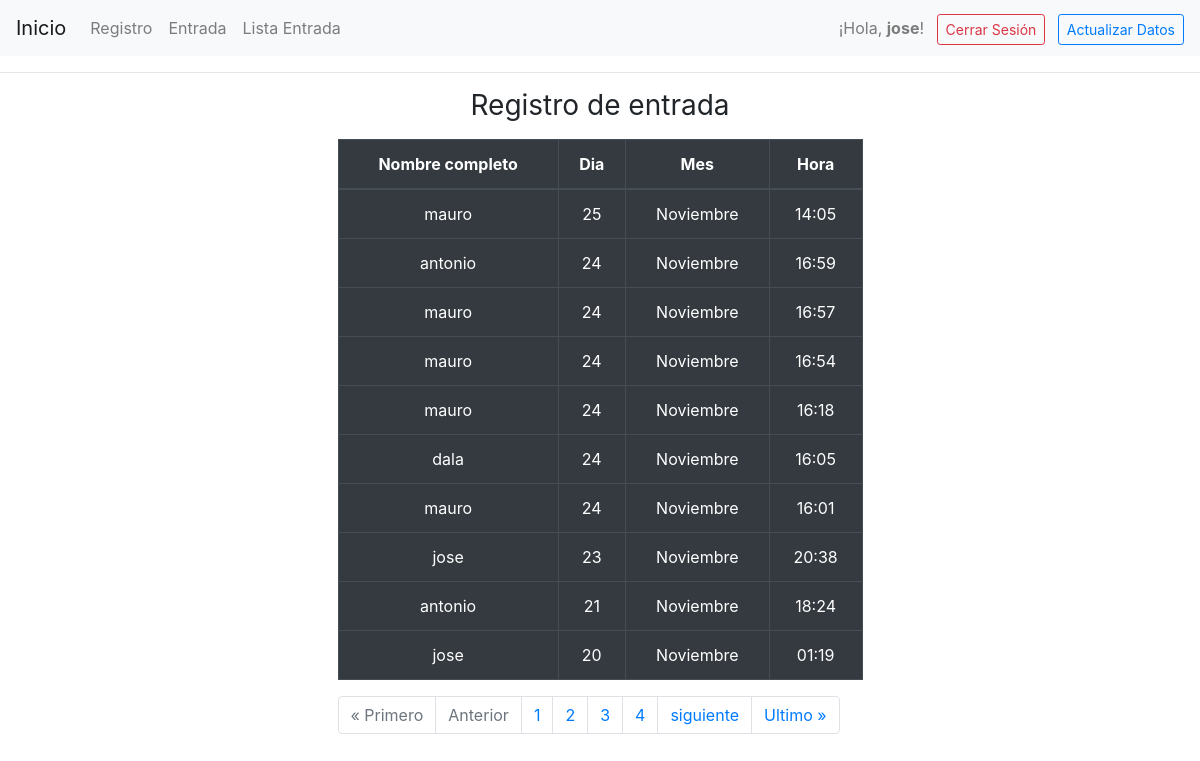
Before: /verificacion/ (signed in) with the older database file.
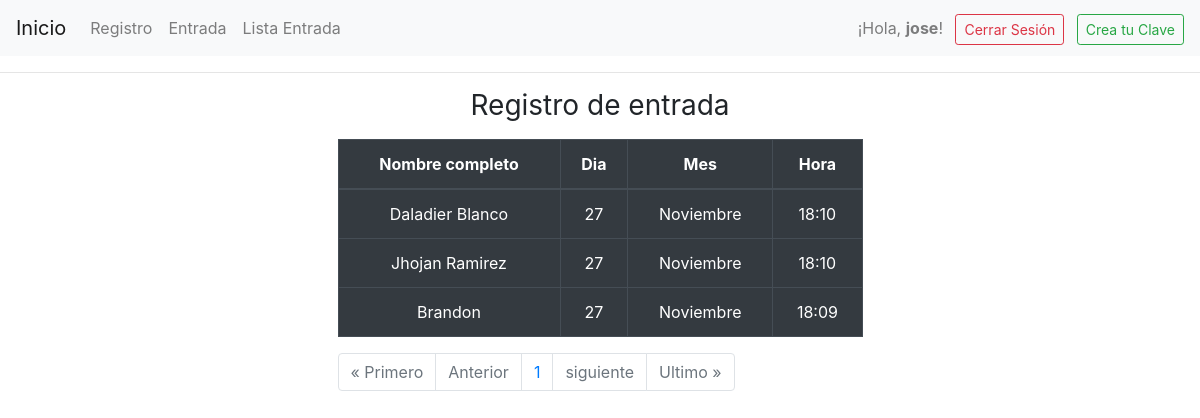
After: the same page with the newer database file.
### login/models.py (models this page shows, shortened)
class RegistroAcceso(models.Model):
    verificacion = models.ForeignKey(Verificacion, on_delete=models.SET_NULL, null=True)
    fecha_hora = models.DateTimeField(auto_now_add=True)

class Verificacion(models.Model):
    usuario = models.OneToOneField(User, on_delete=models.CASCADE)
    nombre_completo = models.CharField(max_length=100)
    email = models.EmailField(max_length=100)
    telefono = models.CharField(max_length=10) # por que un numero tiene solo 10 digitos
    programa_academico = models.CharField(max_length=255)
    contrasena = models.CharField(max_length=6, unique=True, validators=[MinLengthValidator(6)])
    rfid = models.CharField(max_length=50, null=True, blank=True)
    lab_vision = models.BooleanField(default=False)
    lab_robotica = models.BooleanField(default=False)

### login/views.py (the view)
# urls.py: path('verificacion/', views.lista_registro, name='verificacion'),
@login_required
@groups_required(['profesor', 'delegado'])
def lista_registro(request):
    registros = RegistroAcceso.objects.all()
    paginacion = Paginator(RegistroAcceso.objects.all().order_by('-id'), 10)
    page = request.GET.get('page')
    registro_acceso = paginacion.get_page(page)
    num_paginas = registro_acceso.paginator.page_range
    parametros = {'registros':registros,
                    'paginacion':registro_acceso,
                    'num_paginas':num_paginas}
    return render(request, 'pagina/verificacion.html', parametros)

### login/templates/pagina/verificacion.html (shortened to what this page needs)
{% extends 'main/prueba.html' %}
{% block content %}
    <main class='container'>
        <div class='row'>
            <div class='col-md-6 offset-md-3'>
                <h1 class="h3 mb-3 font-weight-normal text-center">Registro de entrada</h1>
                <div>
                    <table class="table table-hover table-dark table-bordered border-light">
                        <thead>
                            <tr>
                                <th scope="col" class="text-center">Nombre completo</th>
                                <th scope="col" class="text-center">Dia</th>
                                <th scope="col" class="text-center">Mes</th>
                                <th scope="col" class="text-center">Hora</th>
                                </div>
                        <tbody>
                            {% for registro in paginacion %}
                            <tr>
                                <td scope="col" class="text-center">{{registro.verificacion.nombre_completo}}</td>
                                <td scope="col" class="text-center">{{registro.fecha_hora|date:"d" }}</td>
                                <td scope="col" class="text-center">{{registro.fecha_hora|date:"F" }}</td>
                                <td scope="col" class="text-center">{{registro.fecha_hora|date:"H:i" }}</td>
                            </tr>
                            {% endfor %}
                        </tbody>
                </div>
                <nav aria-label="Page navigation example">
                        <ul class="pagination">
                        {% if paginacion.has_previous %}
                            <li class="page-item"><a class="page-link" href="?page=1">&laquo Primero</a></li>
                            <li class="page-item"><a class="page-link" href="?page={{ paginacion.previous_page_number }}">Anterior</a></li>
                            {% else %}
                            <li class="page-item disabled"><a class="page-link" href="#">&laquo Primero</a></li>
                            <li class="page-item disabled"><a class="page-link" href="#">Anterior</a></li>
                        {% endif %}
                        {% for numero in num_paginas %}
                        <li class="page-item"><a class="page-link" href='?page={{numero}}'>{{numero}}</a></li>
                        {% endfor %}
                        {% if paginacion.has_next %}
                            <li class="page-item"><a class="page-link" href="?page={{paginacion.next_page_number}}">siguiente</a></li>
                            <li class="page-item"><a class="page-link" href="?page={{ paginacion.paginator.num_pages }}">Ultimo &raquo</a></li>
                            {% else %}
                            <li class="page-item disabled"><a class="page-link" href="#">siguiente</a></li>
                            <li class="page-item disabled"><a class="page-link" href="#">Ultimo &raquo</a></li>
                        {% endif %}
                    </ul>
                </nav>
            </div>
        </div>
{% endblock  %}

### login/templates/main/prueba.html (shortened to what this page needs)
<!DOCTYPE html>
<html lang="es">
<head>
    <link rel="stylesheet" href="https://stackpath.bootstrapcdn.com/bootstrap/4.4.1/css/bootstrap.min.css"
>
</head>
<body>
    <nav class="navbar navbar-expand-lg navbar-light bg-light">
        <a class="navbar-brand" href="{% url 'inicio' %}">Inicio</a>
        <div class="collapse navbar-collapse" id="navbarNav">
            {% include 'main/navbar.html' %}
            {% if user.is_authenticated %}
            <div class="ml-auto">
                <span class="navbar-text">
                    ¡Hola, <strong>{{ user.username }}</strong>!
                </span>
                <a href="{% url 'cerrar_sesion' %}" class="btn btn-outline-danger btn-sm ml-2">Cerrar Sesión</a>
                {% if user.verificacion %}
                <a href="{% url 'actualizar_datos' %}" class="btn btn-outline-primary btn-sm ml-2">Actualizar Datos</a>
                {% else %}
                <a href="{% url 'clave_puerta' %}" class="btn btn-outline-success btn-sm ml-2">Crea tu Clave</a>
                {% endif %}
            </div>
            {% endif %}
        </div>
    </nav>
    <hr>
    <div class="container mt-3">
        {% block content %}
        {% endblock %}
</body>
</html>

Changed rows visible on the page:
removed RegistroAcceso: verificacion.nombre_completo "mauro", fecha_hora "25", fecha_hora "Noviembre", fecha_hora "14:05"
removed RegistroAcceso: verificacion.nombre_completo "antonio", fecha_hora "24", fecha_hora "Noviembre", fecha_hora "16:59"
removed RegistroAcceso: verificacion.nombre_completo "mauro", fecha_hora "24", fecha_hora "Noviembre", fecha_hora "16:57"
removed RegistroAcceso: verificacion.nombre_completo "mauro", fecha_hora "24", fecha_hora "Noviembre", fecha_hora "16:54"
removed RegistroAcceso: verificacion.nombre_completo "mauro", fecha_hora "24", fecha_hora "Noviembre", fecha_hora "16:18"
removed RegistroAcceso: verificacion.nombre_completo "dala", fecha_hora "24", fecha_hora "Noviembre", fecha_hora "16:05"
removed RegistroAcceso: verificacion.nombre_completo "mauro", fecha_hora "24", fecha_hora "Noviembre", fecha_hora "16:01"
removed RegistroAcceso: verificacion.nombre_completo "jose", fecha_hora "23", fecha_hora "Noviembre", fecha_hora "20:38"
removed RegistroAcceso: verificacion.nombre_completo "antonio", fecha_hora "21", fecha_hora "Noviembre", fecha_hora "18:24"
removed RegistroAcceso: verificacion.nombre_completo "jose", fecha_hora "20", fecha_hora "Noviembre", fecha_hora "01:19"
added RegistroAcceso: verificacion.nombre_completo "Daladier Blanco", fecha_hora "27", fecha_hora "Noviembre", fecha_hora "18:10"
added RegistroAcceso: verificacion.nombre_completo "Jhojan Ramirez", fecha_hora "27", fecha_hora "Noviembre", fecha_hora "18:10"
added RegistroAcceso: verificacion.nombre_completo "Brandon", fecha_hora "27", fecha_hora "Noviembre", fecha_hora "18:09"
Other visible differences:
text no longer shown: "Actualizar Datos"
text now shown: "Crea tu Clave"
list line gone: "2"
list line gone: "3"
list line gone: "4"
